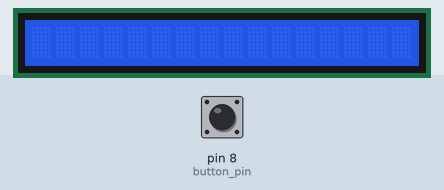
Recording of a sketch running on a simulated Arduino Uno, built with avr-gcc and run on an emulated ATmega328P. Shown: 16×1 character LCD. The inputs (shaded band) are chosen by the test bench; at power-on: pin 8 (button_pin) LOW. What the sketch prints to the serial monitor is not drawn.

Above: at 1.2 s.
1.3 s: pin 8 (button_pin) pulled HIGH for 1 s
At 1.47 s:
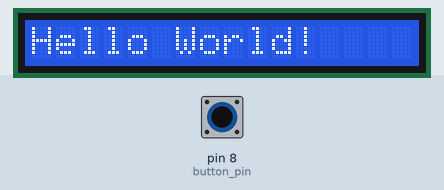
3.8 s: pin 8 (button_pin) pulled HIGH for 0.15 s
6.9 s: pin 8 (button_pin) pulled HIGH for 3.2 s
At 7.7 s:
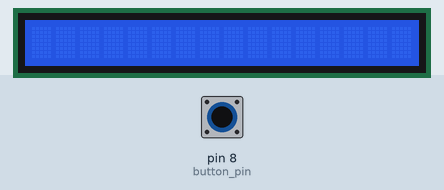
11.6 s: pin 8 (button_pin) pulsed HIGH 5 times (0.12 s each, 0.3 s apart)
16.1 s: pin 8 (button_pin) driven HIGH
At 16.28 s:
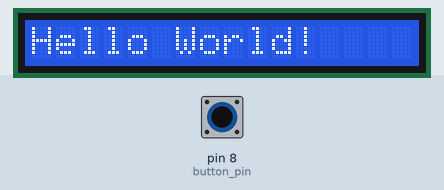
19.1 s: pin 8 (button_pin) driven LOW
At 20.2 s:
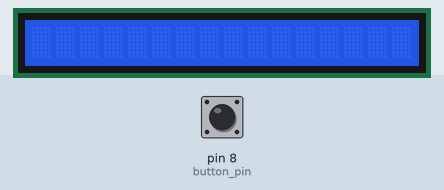
Timing chart, 0 to 21.6 s (numbered marks = the images above; inputs shaded):
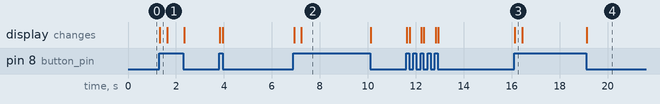

Measured:
- after the input at 1.3 s, the display: changes at once (image 1)
- after the input at 6.9 s, the display: first changes at once (image 2 shows a later state)
- after the input at 16.1 s, the display: changes at once (image 3)

The sketch:

LCD_DisplayTest4.ino
```cpp
#include <LiquidCrystal.h>
const int rs=12, en = 11, d4 = 5, d5 = 4, d6 = 3, d7 = 2;
const int button_pin = 8;
int button_state;

LiquidCrystal lcd(rs, en, d4, d5, d6, d7);
/*
void LCD_Display(){
  lcd.clear();
  lcd.print("Hello World!");
}
*/
void setup() {
  // put your setup code here, to run once:
pinMode(button_pin, INPUT);
lcd.begin(16,1);
lcd.setCursor(0,1);
lcd.clear();
Serial.begin(9600);
}

void loop() {
  // put your main code here, to run repeatedly:
  lcd.noBlink();
button_state = digitalRead(button_pin);
if(button_state != 0){
  Serial.println("Button Pressed");
  Serial.println(button_state);
  //LCD_Display();
  lcd.clear();
  lcd.display();
  lcd.print("Hello World!");
  delay(10);
  lcd.clear();
  delay(10);
  button_state = !button_state;
}
else{
  Serial.println("Unpressed");
  lcd.noDisplay();
}
delay(5);
}
```
